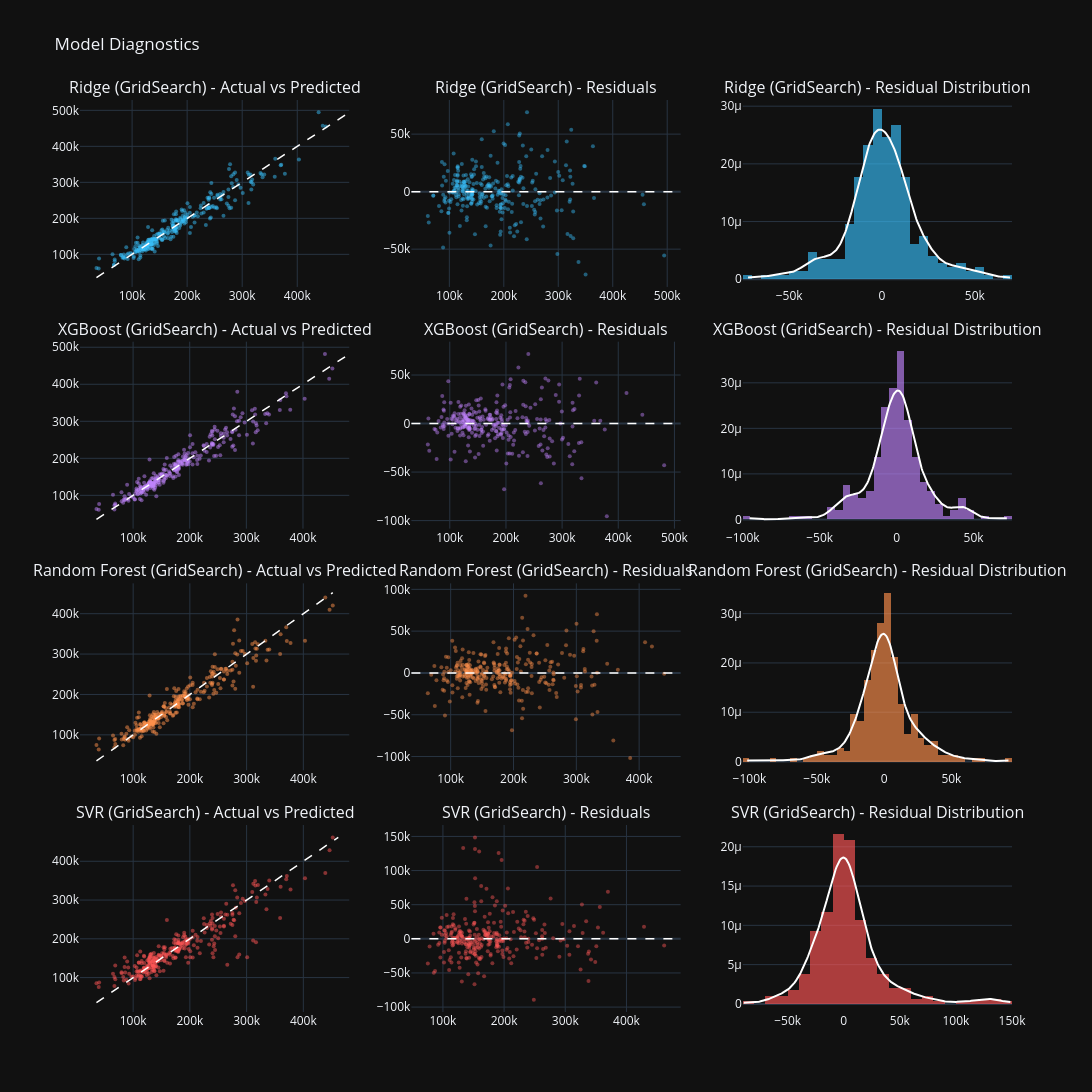

The notebook cell saved with this chart:
### Markdown cell above
### **5.6 Why Does Ridge Win?**

Ridge outperforms XGBoost on this dataset for a specific reason: with only
1,166 training samples and 237 features, the feature matrix is wide relative
to its height. In this regime Ridge's L2 regularisation is extremely effective -
it shrinks all 237 coefficients simultaneously, preventing any single noisy
feature from dominating.

XGBoost needs more data to exploit its non-linear capacity. The variance
analysis confirms the difference is not statistically significant at this
sample size - both models are operating near the dataset's information ceiling.
The blend captures the best of both.

### **5.7 Why Does Random Forest Underperform Boosting?**

Random Forest uses bagging - each tree trains on an independent bootstrap sample
and all samples are weighted equally. XGBoost uses boosting - each tree learns
from the residuals of the previous one, concentrating capacity on difficult
examples.

With a small dataset, boosting's focused learning wins. Random Forest needs
more diverse data to benefit from its ensemble averaging.

### **5.8 Why Does SVR Fail?**

SVR with RBF kernel assumes similarity between houses decreases smoothly with
distance in feature space. With 237 features after OHE, most house pairs are
equally distant - the curse of dimensionality destroys kernel discrimination.
Tree-based models avoid this because they split on individual features rather
than distances.

### Code cell
results_list = [result_ridge, result_xgb, result_rf, result_svr]
n = len(results_list)

fig = make_subplots(
    rows=n, cols=3,
    subplot_titles=[
        title
        for r in results_list
        for title in [
            f"{r['model']} - Actual vs Predicted",
            f"{r['model']} - Residuals",
            f"{r['model']} - Residual Distribution",
        ]
    ],
    vertical_spacing=0.06,
)

colors = {
    "Ridge (GridSearch)":         "#38bdf8",
    "XGBoost (GridSearch)":       "#c084fc",
    "Random Forest (GridSearch)": "#ff914d",
    "SVR (GridSearch)":           "#ff5757",
}

for i, res in enumerate(results_list, start=1):
    color  = colors.get(res["model"], "#ffffff")
    y_true = res["_y_true"]
    y_pred = res["_y_pred"]
    resids = res["_residuals"]
    mn, mx = min(y_true.min(), y_pred.min()), max(y_true.max(), y_pred.max())

    fig.add_trace(
        go.Scatter(x=y_true, y=y_pred, mode="markers",
                   marker=dict(color=color, size=4, opacity=0.5), showlegend=False),
        row=i, col=1,
    )
    fig.add_trace(
        go.Scatter(x=[mn, mx], y=[mn, mx], mode="lines",
                   line=dict(color="white", width=1.5, dash="dash"), showlegend=False),
        row=i, col=1,
    )
    fig.add_trace(
        go.Scatter(x=y_pred, y=resids, mode="markers",
                   marker=dict(color=color, size=4, opacity=0.45), showlegend=False),
        row=i, col=2,
    )
    fig.add_hline(
        y=0, row=i, col=2,
        line=dict(color="white", width=1.5, dash="dash"),
    )
    fig.add_trace(
        go.Histogram(x=resids, nbinsx=45, marker_color=color,
                     opacity=0.65, histnorm="probability density", showlegend=False),
        row=i, col=3,
    )
    kde   = gaussian_kde(resids, bw_method=0.3)
    x_kde = np.linspace(resids.min(), resids.max(), 300)
    fig.add_trace(
        go.Scatter(x=x_kde, y=kde(x_kde), mode="lines",
                   line=dict(color="white", width=2), showlegend=False),
        row=i, col=3,
    )

fig.update_layout(title="Model Diagnostics", height=420 * n, width=1500)
fig.show()

### Figure 1 — Plotly figure (JSON) as saved in the notebook; plotly's stock layout.template omitted (floating-point values rounded to 4 significant figures; data arrays with more than 128 entries replaced by an {"elided": "..."} marker saying what was removed)
{"data": [{"marker": {"color": "#38bdf8", "opacity": 0.5, "size": 4}, "mode": "markers", "showlegend": false, "type": "scatter", "x": {"elided": "292 float values"}, "xaxis": "x", "y": {"elided": "292 float values"}, "yaxis": "y"}, {"line": {"color": "white", "dash": "dash", "width": 1.5}, "mode": "lines", "showlegend": false, "type": "scatter", "x": [35310.0, 494400.0], "xaxis": "x", "y": [35310.0, 494400.0], "yaxis": "y"}, {"marker": {"color": "#38bdf8", "opacity": 0.45, "size": 4}, "mode": "markers", "showlegend": false, "type": "scatter", "x": {"elided": "292 float values"}, "xaxis": "x2", "y": {"elided": "292 float values"}, "yaxis": "y2"}, {"histnorm": "probability density", "marker": {"color": "#38bdf8"}, "nbinsx": 45, "opacity": 0.65, "showlegend": false, "type": "histogram", "x": {"elided": "292 float values"}, "xaxis": "x3", "yaxis": "y3"}, {"line": {"color": "white", "width": 2}, "mode": "lines", "showlegend": false, "type": "scatter", "x": {"elided": "300 float values"}, "xaxis": "x3", "y": {"elided": "300 float values"}, "yaxis": "y3"}, {"marker": {"color": "#c084fc", "opacity": 0.5, "size": 4}, "mode": "markers", "showlegend": false, "type": "scatter", "x": {"elided": "292 float values"}, "xaxis": "x4", "y": {"elided": "292 float values"}, "yaxis": "y4"}, {"line": {"color": "white", "dash": "dash", "width": 1.5}, "mode": "lines", "showlegend": false, "type": "scatter", "x": [35310.0, 481700.0], "xaxis": "x4", "y": [35310.0, 481700.0], "yaxis": "y4"}, {"marker": {"color": "#c084fc", "opacity": 0.45, "size": 4}, "mode": "markers", "showlegend": false, "type": "scatter", "x": {"elided": "292 float values"}, "xaxis": "x5", "y": {"elided": "292 float values"}, "yaxis": "y5"}, {"histnorm": "probability density", "marker": {"color": "#c084fc"}, "nbinsx": 45, "opacity": 0.65, "showlegend": false, "type": "histogram", "x": {"elided": "292 float values"}, "xaxis": "x6", "yaxis": "y6"}, {"line": {"color": "white", "width": 2}, "mode": "lines", "showlegend": false, "type": "scatter", "x": {"elided": "300 float values"}, "xaxis": "x6", "y": {"elided": "300 float values"}, "yaxis": "y6"}, {"marker": {"color": "#ff914d", "opacity": 0.5, "size": 4}, "mode": "markers", "showlegend": false, "type": "scatter", "x": {"elided": "292 float values"}, "xaxis": "x7", "y": {"elided": "292 float values"}, "yaxis": "y7"}, {"line": {"color": "white", "dash": "dash", "width": 1.5}, "mode": "lines", "showlegend": false, "type": "scatter", "x": [35310.0, 452000.0], "xaxis": "x7", "y": [35310.0, 452000.0], "yaxis": "y7"}, {"marker": {"color": "#ff914d", "opacity": 0.45, "size": 4}, "mode": "markers", "showlegend": false, "type": "scatter", "x": {"elided": "292 float values"}, "xaxis": "x8", "y": {"elided": "292 float values"}, "yaxis": "y8"}, {"histnorm": "probability density", "marker": {"color": "#ff914d"}, "nbinsx": 45, "opacity": 0.65, "showlegend": false, "type": "histogram", "x": {"elided": "292 float values"}, "xaxis": "x9", "yaxis": "y9"}, {"line": {"color": "white", "width": 2}, "mode": "lines", "showlegend": false, "type": "scatter", "x": {"elided": "300 float values"}, "xaxis": "x9", "y": {"elided": "300 float values"}, "yaxis": "y9"}, {"marker": {"color": "#ff5757", "opacity": 0.5, "size": 4}, "mode": "markers", "showlegend": false, "type": "scatter", "x": {"elided": "292 float values"}, "xaxis": "x10", "y": {"elided": "292 float values"}, "yaxis": "y10"}, {"line": {"color": "white", "dash": "dash", "width": 1.5}, "mode": "lines", "showlegend": false, "type": "scatter", "x": [35310.0, 461600.0], "xaxis": "x10", "y": [35310.0, 461600.0], "yaxis": "y10"}, {"marker": {"color": "#ff5757", "opacity": 0.45, "size": 4}, "mode": "markers", "showlegend": false, "type": "scatter", "x": {"elided": "292 float values"}, "xaxis": "x11", "y": {"elided": "292 float values"}, "yaxis": "y11"}, {"histnorm": "probability density", "marker": {"color": "#ff5757"}, "nbinsx": 45, "opacity": 0.65, "showlegend": false, "type": "histogram", "x": {"elided": "292 float values"}, "xaxis": "x12", "yaxis": "y12"}, {"line": {"color": "white", "width": 2}, "mode": "lines", "showlegend": false, "type": "scatter", "x": {"elided": "300 float values"}, "xaxis": "x12", "y": {"elided": "300 float values"}, "yaxis": "y12"}], "layout": {"annotations": [{"font": {"size": 16}, "showarrow": false, "text": "Ridge (GridSearch) - Actual vs Predicted", "x": 0.1444, "xanchor": "center", "xref": "paper", "y": 1, "yanchor": "bottom", "yref": "paper"}, {"font": {"size": 16}, "showarrow": false, "text": "Ridge (GridSearch) - Residuals", "x": 0.5, "xanchor": "center", "xref": "paper", "y": 1, "yanchor": "bottom", "yref": "paper"}, {"font": {"size": 16}, "showarrow": false, "text": "Ridge (GridSearch) - Residual Distribution", "x": 0.8556, "xanchor": "center", "xref": "paper", "y": 1, "yanchor": "bottom", "yref": "paper"}, {"font": {"size": 16}, "showarrow": false, "text": "XGBoost (GridSearch) - Actual vs Predicted", "x": 0.1444, "xanchor": "center", "xref": "paper", "y": 0.735, "yanchor": "bottom", "yref": "paper"}, {"font": {"size": 16}, "showarrow": false, "text": "XGBoost (GridSearch) - Residuals", "x": 0.5, "xanchor": "center", "xref": "paper", "y": 0.735, "yanchor": "bottom", "yref": "paper"}, {"font": {"size": 16}, "showarrow": false, "text": "XGBoost (GridSearch) - Residual Distribution", "x": 0.8556, "xanchor": "center", "xref": "paper", "y": 0.735, "yanchor": "bottom", "yref": "paper"}, {"font": {"size": 16}, "showarrow": false, "text": "Random Forest (GridSearch) - Actual vs Predicted", "x": 0.1444, "xanchor": "center", "xref": "paper", "y": 0.47, "yanchor": "bottom", "yref": "paper"}, {"font": {"size": 16}, "showarrow": false, "text": "Random Forest (GridSearch) - Residuals", "x": 0.5, "xanchor": "center", "xref": "paper", "y": 0.47, "yanchor": "bottom", "yref": "paper"}, {"font": {"size": 16}, "showarrow": false, "text": "Random Forest (GridSearch) - Residual Distribution", "x": 0.8556, "xanchor": "center", "xref": "paper", "y": 0.47, "yanchor": "bottom", "yref": "paper"}, {"font": {"size": 16}, "showarrow": false, "text": "SVR (GridSearch) - Actual vs Predicted", "x": 0.1444, "xanchor": "center", "xref": "paper", "y": 0.205, "yanchor": "bottom", "yref": "paper"}, {"font": {"size": 16}, "showarrow": false, "text": "SVR (GridSearch) - Residuals", "x": 0.5, "xanchor": "center", "xref": "paper", "y": 0.205, "yanchor": "bottom", "yref": "paper"}, {"font": {"size": 16}, "showarrow": false, "text": "SVR (GridSearch) - Residual Distribution", "x": 0.8556, "xanchor": "center", "xref": "paper", "y": 0.205, "yanchor": "bottom", "yref": "paper"}], "height": 1680, "shapes": [{"line": {"color": "white", "dash": "dash", "width": 1.5}, "type": "line", "x0": 0, "x1": 1, "xref": "x2 domain", "y0": 0, "y1": 0, "yref": "y2"}, {"line": {"color": "white", "dash": "dash", "width": 1.5}, "type": "line", "x0": 0, "x1": 1, "xref": "x5 domain", "y0": 0, "y1": 0, "yref": "y5"}, {"line": {"color": "white", "dash": "dash", "width": 1.5}, "type": "line", "x0": 0, "x1": 1, "xref": "x8 domain", "y0": 0, "y1": 0, "yref": "y8"}, {"line": {"color": "white", "dash": "dash", "width": 1.5}, "type": "line", "x0": 0, "x1": 1, "xref": "x11 domain", "y0": 0, "y1": 0, "yref": "y11"}], "title": {"text": "Model Diagnostics"}, "width": 1500, "xaxis": {"anchor": "y", "domain": [0, 0.2889]}, "xaxis10": {"anchor": "y10", "domain": [0, 0.2889]}, "xaxis11": {"anchor": "y11", "domain": [0.3556, 0.6444]}, "xaxis12": {"anchor": "y12", "domain": [0.7111, 1]}, "xaxis2": {"anchor": "y2", "domain": [0.3556, 0.6444]}, "xaxis3": {"anchor": "y3", "domain": [0.7111, 1]}, "xaxis4": {"anchor": "y4", "domain": [0, 0.2889]}, "xaxis5": {"anchor": "y5", "domain": [0.3556, 0.6444]}, "xaxis6": {"anchor": "y6", "domain": [0.7111, 1]}, "xaxis7": {"anchor": "y7", "domain": [0, 0.2889]}, "xaxis8": {"anchor": "y8", "domain": [0.3556, 0.6444]}, "xaxis9": {"anchor": "y9", "domain": [0.7111, 1]}, "yaxis": {"anchor": "x", "domain": [0.795, 1]}, "yaxis10": {"anchor": "x10", "domain": [0, 0.205]}, "yaxis11": {"anchor": "x11", "domain": [0, 0.205]}, "yaxis12": {"anchor": "x12", "domain": [0, 0.205]}, "yaxis2": {"anchor": "x2", "domain": [0.795, 1]}, "yaxis3": {"anchor": "x3", "domain": [0.795, 1]}, "yaxis4": {"anchor": "x4", "domain": [0.53, 0.735]}, "yaxis5": {"anchor": "x5", "domain": [0.53, 0.735]}, "yaxis6": {"anchor": "x6", "domain": [0.53, 0.735]}, "yaxis7": {"anchor": "x7", "domain": [0.265, 0.47]}, "yaxis8": {"anchor": "x8", "domain": [0.265, 0.47]}, "yaxis9": {"anchor": "x9", "domain": [0.265, 0.47]}}}
